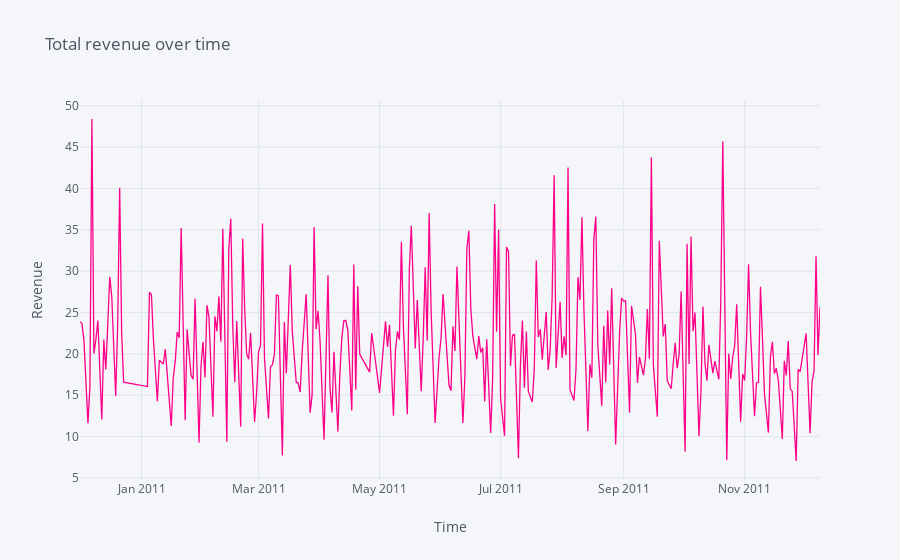

Write notebook code for a chart like this one.
### Code cell
# create df: total revenue per date
revenue_date_not_round = data4.groupby('Date')['Revenue'].mean().reset_index()
revenue_date = revenue_date_not_round.round(2)

# check for outliers: any z-score greater than 3 or less than -3 is considered to be an outlier 
z_1 = np.abs(stats.zscore(revenue_date.Revenue))
 
print('The outlier array:', np.where((z_1 > 3) | (z_1 < -3))) # array contains the list of row numbers
print('The cltv value of the first outlier is:', revenue_date.Revenue[26])
print('The cltv value of the second:', revenue_date.Revenue[29])
print('The cltv value of the third:', revenue_date.Revenue[149])
print('The cltv value of the fourth:', revenue_date.Revenue[235])

# line_plot + remove outliers 
revenue_date_result = revenue_date[(revenue_date.Revenue != 71.81) & (revenue_date.Revenue != 49.39) 
                                   & (revenue_date.Revenue != 84.2) & (revenue_date.Revenue != 71.71)] 

revenue_date_result.iplot(kind='line', x='Date', xTitle='Time', yTitle='Revenue', 
           title='Total revenue over time', color='pink')

### Figure 1 — Plotly figure (JSON) as saved in the notebook; plotly's stock layout.template omitted (floating-point values rounded to 4 significant figures; data arrays with more than 128 entries replaced by an {"elided": "..."} marker saying what was removed)
{"data": [{"line": {"color": "rgba(255, 0, 136, 1.0)", "dash": "solid", "shape": "linear", "width": 1.3}, "mode": "lines", "name": "Revenue", "text": "", "type": "scatter", "x": {"elided": "301 str values"}, "y": {"elided": "301 float values"}}], "layout": {"legend": {"bgcolor": "#F5F6F9", "font": {"color": "#4D5663"}}, "paper_bgcolor": "#F5F6F9", "plot_bgcolor": "#F5F6F9", "title": {"font": {"color": "#4D5663"}, "text": "Total revenue over time"}, "xaxis": {"gridcolor": "#E1E5ED", "showgrid": true, "tickfont": {"color": "#4D5663"}, "title": {"font": {"color": "#4D5663"}, "text": "Time"}, "zerolinecolor": "#E1E5ED"}, "yaxis": {"gridcolor": "#E1E5ED", "showgrid": true, "tickfont": {"color": "#4D5663"}, "title": {"font": {"color": "#4D5663"}, "text": "Revenue"}, "zerolinecolor": "#E1E5ED"}}}
